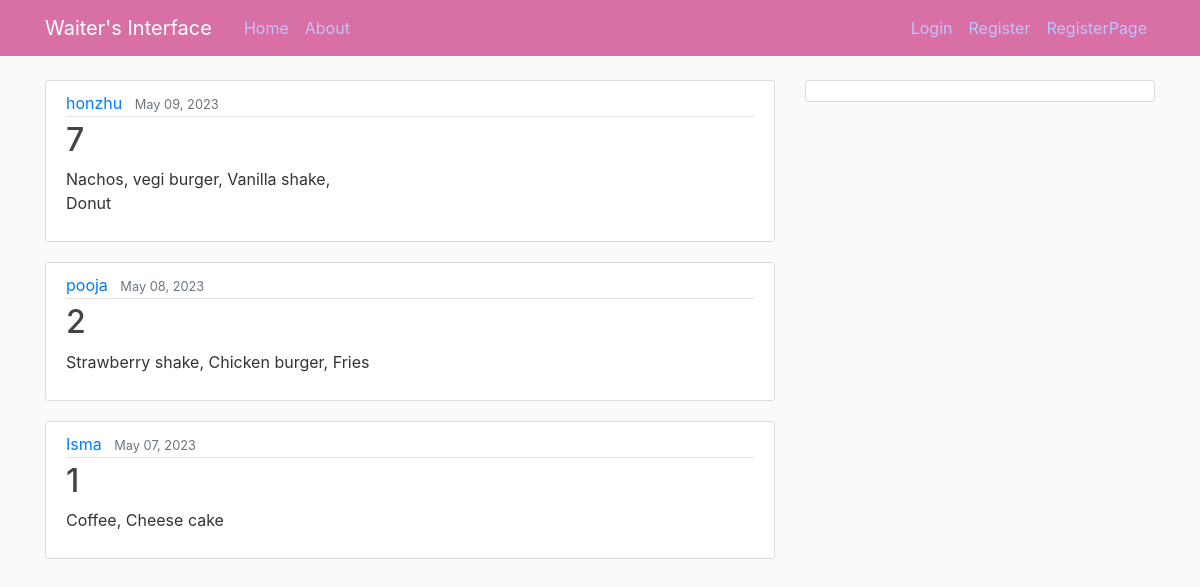
The page / on the database its author committed.
### staff/models.py (models this page shows, shortened)
class Order(models.Model):
    table_no = models.CharField(max_length=10)
    order = models.TextField()
    date_posted = models.DateTimeField(default=timezone.now)
    customer = models.ForeignKey(User, on_delete=models.CASCADE)

### staff/views.py (the view)
# urls.py: path('', OrderListView.as_view(), name='staff-home'),
class OrderListView(ListView):
    model = Order
    template_name = 'staff/home.html'
    context_object_name = 'orders'
    ordering = ['-date_posted']

### staff/templates/staff/home.html
{% extends "staff/base.html" %}
{% block content %}
    {% for order in orders %}
        <article class="media content-section">
          <div class="media-body">
            <div class="article-metadata">
              <a class="mr-2" href="#">{{ order.customer }}</a>
              <small class="text-muted">{{ order.date_posted|date:"F d, Y" }}</small>
            </div>
            <h2><a class="article-title" href="{% url 'order-detail' order.id %}">{{ order.table_no }}</a></h2>
            <p class="article-content">{{ order.order }}</p>
          </div>
        </article>
    {% endfor %}
{% endblock content %}

### staff/templates/staff/base.html (shortened to what this page needs)
{% load static %}
<!DOCTYPE html>
<html>
<head>
    <link rel="stylesheet" href="https://maxcdn.bootstrapcdn.com/bootstrap/4.0.0/css/bootstrap.min.css">
    <link rel="stylesheet" type="text/css" href="{% static 'staff/main.css' %}">
</head>
<body>
    <header class="site-header">
      <nav class="navbar navbar-expand-md navbar-dark bg-steel fixed-top">
        <div class="container">
          <a class="navbar-brand mr-4" href="{% url 'staff-home' %}">Waiter's Interface</a>
          <div class="collapse navbar-collapse" id="navbarToggle">
            <div class="navbar-nav mr-auto">
              <a class="nav-item nav-link" href="{% url 'staff-home' %}">Home</a>
              <a class="nav-item nav-link" href="{% url 'staff-about' %}">About</a>
            </div>
            <div class="navbar-nav">
              {% if user.is_authenticated %}
              <a class="nav-item nav-link" href="{% url 'order-create' %}"> New Orders</a>
              <a class="nav-item nav-link" href="/restuarants">Restuarant-List</a>
              <a class= "nav-item nav-link" href="/profile">Profile</a>
              <a class="nav-item nav-link" href="/logout"> Logout</a>
              {% else %}
              <a class="nav-item nav-link" href="/login">Login</a>
              <a class="nav-item nav-link" href="#">Register</a>
              <a class="nav-item nav-link" href="/registerpage">RegisterPage</a>
              {% endif %}
            </div>
          </div>
        </div>
      </nav>
    </header>
    <main role="main" class="container">
      <div class="row">
        <div class="col-md-8">
          {% block content %}{% endblock %}
        </div>
        <div class="col-md-4">
          <div class="content-section">
          </div>
        </div>
      </div>
    </main>
</body>
</html>

### staff/static/staff/main.css (style rules this page uses)
body { background: #fafafa; color: #333333; margin-top: 5rem; }
h1, h2, h3, h4, h5, h6 { color: #444444; }
.bg-steel { background-color:rgb(216, 112, 166); }
.site-header .navbar-nav .nav-link { color: rgb(192, 194, 255); }
.content-section { background: #ffffff; padding: 10px 20px; border: 1px solid #dddddd; border-radius: 3px; margin-bottom: 20px; }
.article-title { color: #444444; }
.article-content { white-space: pre-line; }
.article-metadata { padding-bottom: 1px; margin-bottom: 4px; border-bottom: 1px solid #e3e3e3 }

### rows shown on the page
Order: customer "honzhu", date_posted "May 09, 2023", table_no "7", order "Nachos, vegi burger, Vanilla shake, Donut"
Order: customer "pooja", date_posted "May 08, 2023", table_no "2", order "Strawberry shake, Chicken burger, Fries"
Order: customer "Isma", date_posted "May 07, 2023", table_no "1", order "Coffee, Cheese cake"
